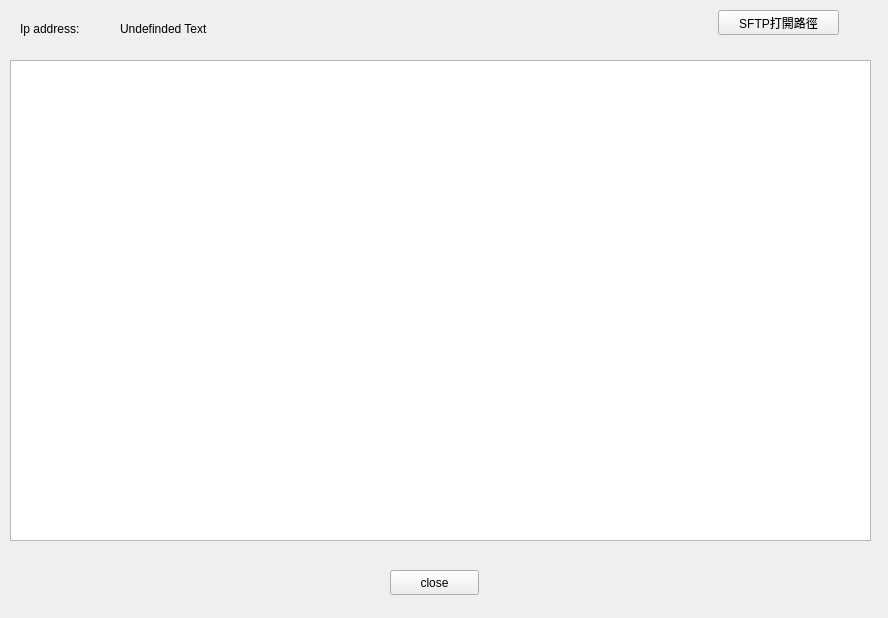
<?xml version="1.0" encoding="UTF-8"?>
<ui version="4.0">
 <class>install_device_infor</class>
 <widget class="QWidget" name="install_device_infor">
  <property name="geometry">
   <rect>
    <x>0</x>
    <y>0</y>
    <width>888</width>
    <height>618</height>
   </rect>
  </property>
  <property name="windowTitle">
   <string>Form</string>
  </property>
  <widget class="QTextBrowser" name="textBrowser">
   <property name="geometry">
    <rect>
     <x>10</x>
     <y>60</y>
     <width>861</width>
     <height>481</height>
    </rect>
   </property>
  </widget>
  <widget class="QPushButton" name="pushButton">
   <property name="geometry">
    <rect>
     <x>390</x>
     <y>570</y>
     <width>89</width>
     <height>25</height>
    </rect>
   </property>
   <property name="text">
    <string>close</string>
   </property>
  </widget>
  <widget class="QLabel" name="label_2">
   <property name="geometry">
    <rect>
     <x>120</x>
     <y>20</y>
     <width>121</width>
     <height>17</height>
    </rect>
   </property>
   <property name="text">
    <string>Undefinded Text</string>
   </property>
  </widget>
  <widget class="QPushButton" name="pushButton_2">
   <property name="geometry">
    <rect>
     <x>718</x>
     <y>10</y>
     <width>121</width>
     <height>25</height>
    </rect>
   </property>
   <property name="text">
    <string>SFTP打開路徑</string>
   </property>
  </widget>
  <widget class="QLabel" name="label_4">
   <property name="geometry">
    <rect>
     <x>20</x>
     <y>20</y>
     <width>81</width>
     <height>17</height>
    </rect>
   </property>
   <property name="text">
    <string>Ip address:</string>
   </property>
  </widget>
 </widget>
 <resources/>
 <connections/>
</ui>
